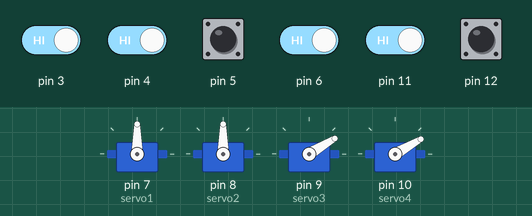
Recording of a sketch running on a simulated Arduino Uno, built with avr-gcc and run on an emulated ATmega328P. Shown: 4 × servo. The inputs (shaded band) are chosen by the test bench; at power-on: pin 3–6, pin 11, pin 12 HIGH.

Above: at 1.25 s.
1.3 s: pin 5 pulled LOW for 3.2 s
6.6 s: pin 5 pulled LOW for 0.15 s
9.6 s: pin 3 driven LOW and pin 4 driven LOW and pin 5 driven LOW and pin 6 driven LOW and pin 11 driven LOW
At 10.5 s:
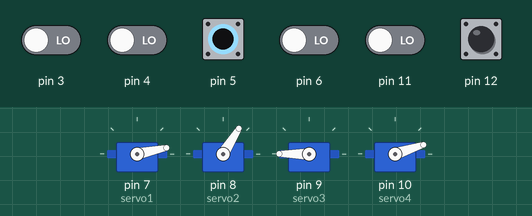
12.6 s: pin 3 driven HIGH
At 13.5 s:
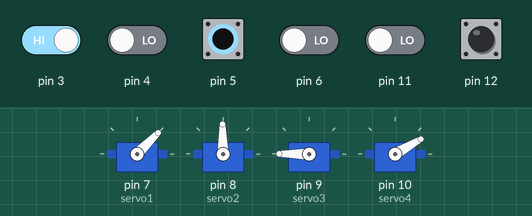
15.6 s: pin 4 driven HIGH
At 16.06 s:
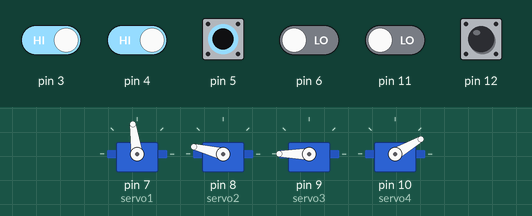
18.6 s: pin 12 pulled LOW for 1 s
At 19.73 s:
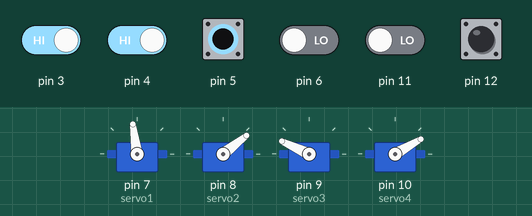
Timing chart, 0 to 24.4 s (numbered marks = the images above; inputs shaded):
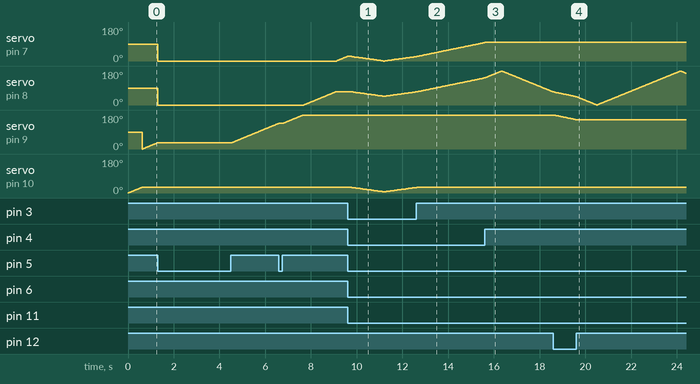

The sketch:

robotic_arm.ino
```cpp
#include <Servo.h>
Servo servo1;
Servo servo2;
Servo servo3;
Servo servo4;
int degree1,stat,degree2,degree3,degree4,clickable,ma=0;
int delayau = 20;
void setup()
{
  pinMode(6, INPUT);
  servo1.attach(7);
  servo2.attach(8);
  servo3.attach(9);
  servo4.attach(10);
  pinMode(11, INPUT);
  pinMode(12, INPUT);
  pinMode(4, INPUT);
  pinMode(3, INPUT);
  pinMode(5, INPUT);
  digitalWrite(6,HIGH);
  digitalWrite(11,HIGH);
  digitalWrite(12,HIGH);
  digitalWrite(4,HIGH);
  digitalWrite(3,HIGH);
  digitalWrite(5,HIGH);
  Serial.begin(9600);
}
void loop()
{
  if(digitalRead(5)==LOW){//manual
    ma = 0;
  }
  else if(digitalRead(5)==HIGH){//matic
    ma = 1;
  }
  if (ma == 0){
    degree1 = ManageButton(4,degree1);
    degree2 = ManageButton(11,degree2);
    degree3 = ManageButton(12,degree3);
    degree4 = ManageButton(3,degree4);
    if(digitalRead(6)==LOW){// to change the direction manually (example : clockwise to counter-clockwise)
      if(clickable == 0){
        if(stat == 1){
         stat = 0;
        }
        else if(stat == 0){
         stat = 1;
        }
        clickable = 1;
      }
    }
    else if(digitalRead(6)==HIGH){
      clickable = 0;
    }
    servo1.write(degree1);
    servo2.write(degree2);
    servo3.write(degree3);
    servo4.write(degree4);
  }
  else{

    for(int i = degree4; i <= 30; i++){//kedua dari bawah
      if(digitalRead(5)==LOW){
        ma = 0;
        break;
      }
      servo4.write(i);
      degree4 = i;
      delay(delayau);
    }
    for(int i = degree3; i <= 180; i++){//claw
      if(digitalRead(5)==LOW){
        ma = 0;
        break;
      }
      servo3.write(i);
      degree3 = i;
      delay(delayau);
    }
    for(int i = degree2; i <= 70; i++){//sebelum claw
      if(digitalRead(5)==LOW){
        ma = 0;
        break;
      }
      servo2.write(i);
      degree2 = i;
      delay(delayau);
    }
    for(int i = degree1; i <= 90; i++){//base
      if(digitalRead(5)==LOW){
        ma = 0;
        break;
      }
      servo1.write(i);
      degree1 = i;
      delay(delayau);
    }
    for(int i = degree3; i >= 25; i--){//claw
      if(digitalRead(5)==LOW){
        ma = 0;
        break;
      }
      servo3.write(i);
      degree3 = i;
      delay(delayau);
    }
    for(int i = degree2; i >= 0; i--){//sebelum claw
      if(digitalRead(5)==LOW){
        ma = 0;
        break;
      }
      servo2.write(i);
      degree2 = i;
      delay(delayau);
    }
    for(int i = degree4; i <= 90; i++){//kedua dari bawah
      if(digitalRead(5)==LOW){
        ma = 0;
        break;
      }
      servo4.write(i);
      degree4 = i;
      delay(delayau);
    }
    for(int i = degree1; i <= 135; i++){//base
      if(digitalRead(5)==LOW){
        ma = 0;
        break;
      }
      servo1.write(i);
      degree1 = i;
      delay(delayau);
    }
    for(int i = degree4; i >= 0; i--){//kedua dari bawah
      if(digitalRead(5)==LOW){
        ma = 0;
        break;
      }
      servo4.write(i);
      degree4 = i;
      delay(delayau);
    }
    for(int i = degree2; i <= 70; i++){//sebelum claw
      if(digitalRead(5)==LOW){
        ma = 0;
        break;
      }
      servo2.write(i);
      degree2 = i;
      delay(delayau);
    }
    for(int i = degree3; i <= 180; i++){//claw
      if(digitalRead(5)==LOW){
        ma = 0;
        break;
      }
      servo3.write(i);
      degree3 = i;
      delay(delayau);
    }
    if(ma==1){
       degree1 = 0;
       degree2 = 0;
       degree3 = 0;
       degree4 = 0;
       servo1.write(degree1);
        servo2.write(degree2);
        servo3.write(degree3);
        servo4.write(degree4);
     }
  }

}
int ManageButton(int buttonPin, int degree)
{
  if(digitalRead(buttonPin)==LOW){
    if(degree == 0){
        stat = 0;
    }
    else if(degree == 180){
        stat = 1;
    }
    if(stat == 1){
      degree--;
    }
    else if(stat == 0){
      degree++;
    }
    delay(20);
  }return degree;
}
```

Measured:
- after the input at 9.6 s, servo on pin 9 (servo3): stays 180° (without the input it goes to 179° after 1.3 s)
- after the input at 12.6 s, servo on pin 10 (servo4): goes on until 12.6 s, then stays 30°
- after the input at 15.6 s, servo on pin 7 (servo1): goes on until 15.6 s, then stays 98°
- after the input at 18.6 s, servo on pin 9 (servo3): moves from 180° to 155° over 0.97 s, starting at once
